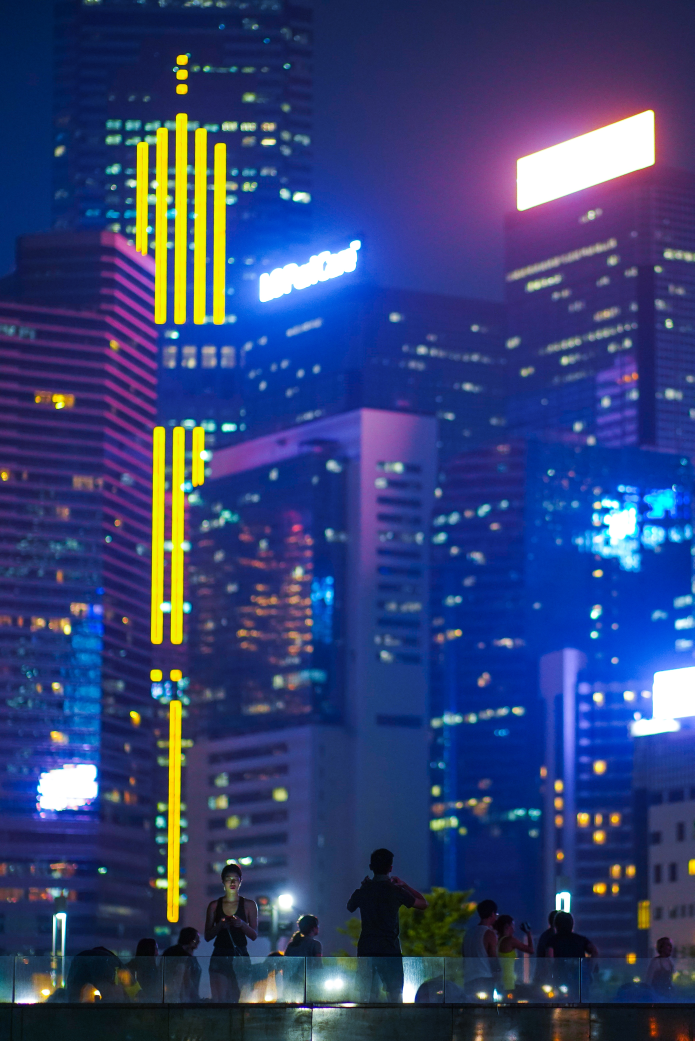
#> input picture NUMPY/assignments/numpy image array assignment/photos/1.jpg, 3471 x 5205 px, found by its file name (shown at 1/5 size)
$ jupyter execute 'Numpy image assignment trial.ipynb'
#> lines starting #> are read from the running program, lines starting #| are printed output that depends on the picture
#  Succesfull codes

[cell 1]
from PIL import Image
import glob

img_path = r'\Users\Elitebook\photos\1.jpg'

im = Image.open(img_path)
#> im is the input picture: PIL image 3471x5205 RGB; mean R, G, B 52.1, 65.7, 116.5
print('{}'.format(im.format))
#| JPEG
print('size: {}'.format(im.size))
#| size: (3471, 5205)
print('image mode : {}'.format(im.mode))
#| image mode : RGB
im.show()

[cell 2]
image_list = []
resized_images = []

for filename in glob.glob(r'\Users\Elitebook\photos\*.jpg'):
    img = Image.open(filename)
    image_list.append(img)

[cell 3]
for image in image_list:
    res = image.resize((900, 900))
    resized_images.append(res)
#> this loop made 3 passes
#> pass 1, `res = image.resize((900, 900))`:
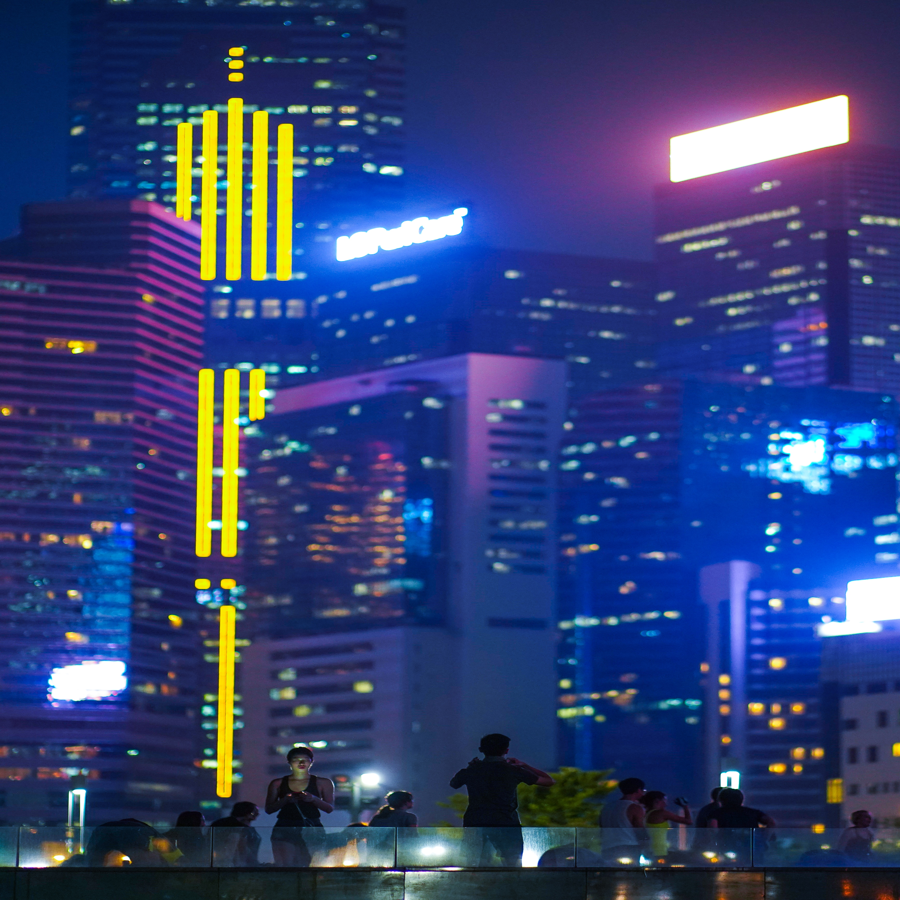
#> res: PIL image 900x900 RGB; mean R, G, B 52.1, 65.7, 116.5
#> pass 2, `res = image.resize((900, 900))`:
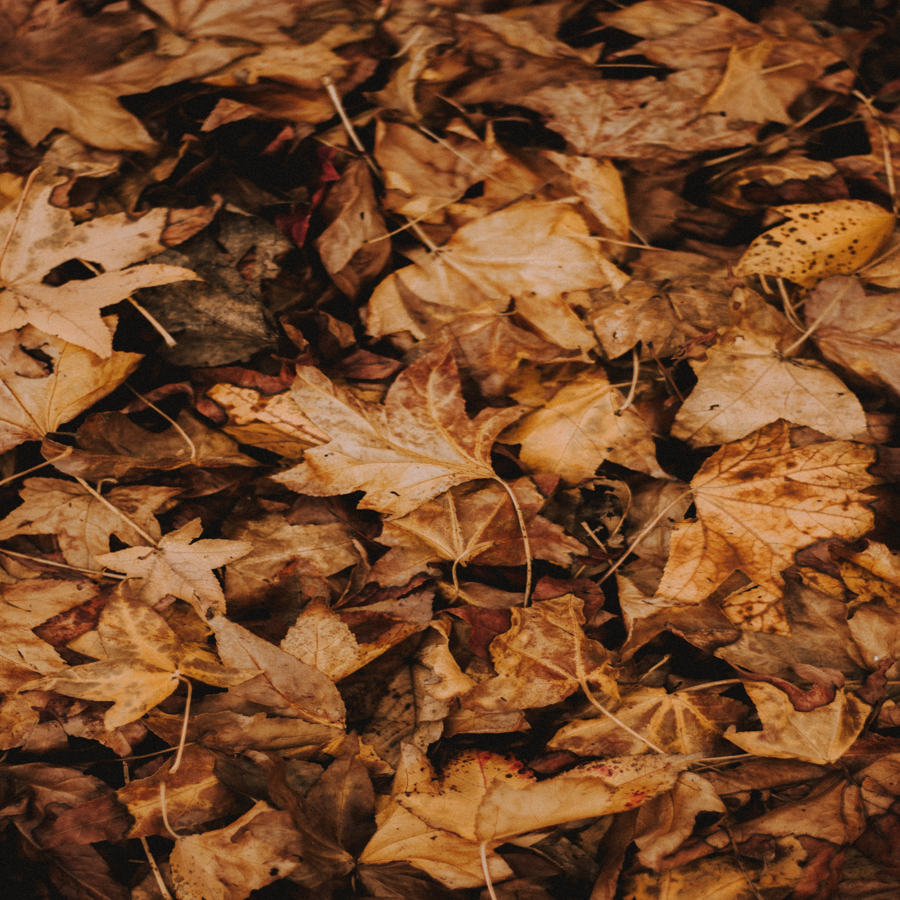
#> res: PIL image 900x900 RGB; mean R, G, B 119.9, 74.3, 41.1
#> pass 3, `res = image.resize((900, 900))`:
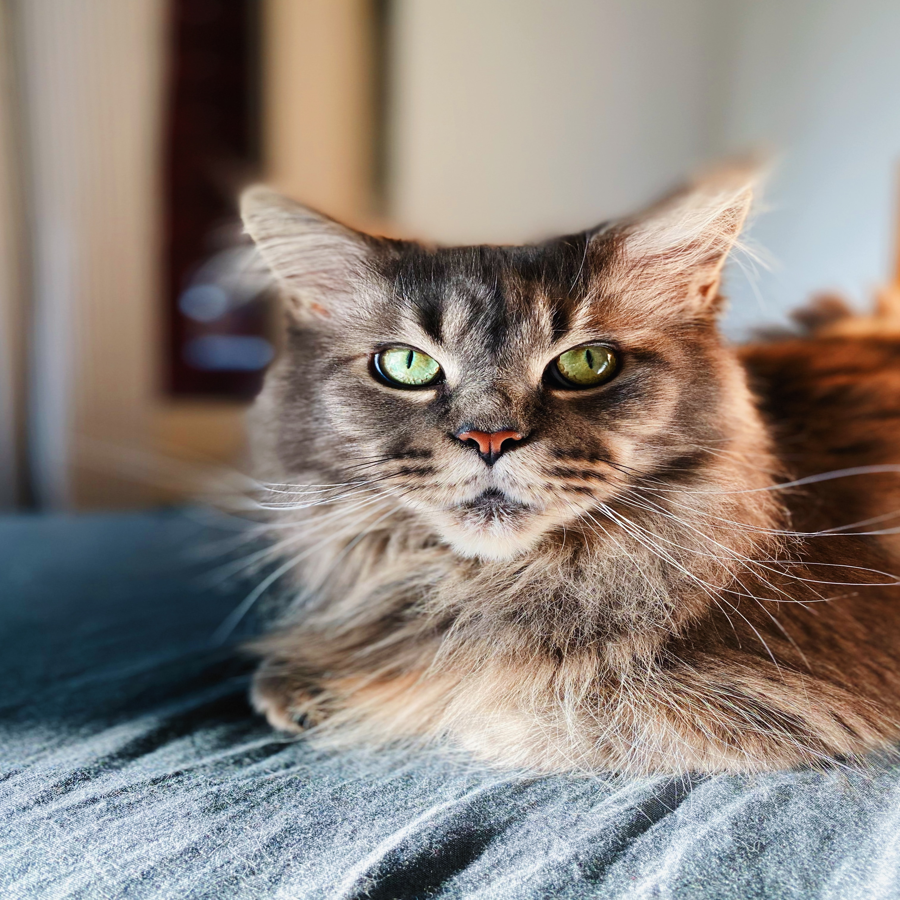
#> res: PIL image 900x900 RGB; mean R, G, B 140, 130.6, 123.8
#> after the loop, resized_images = 3 items

[cell 4]
i = 0
for (i,new ) in enumerate(resized_images):
    new.save('{}{}{}'.format(r'\Users\Elitebook\resized\new', i + 1, '.jpg'))

[cell 5]
from PIL import Image
import glob

img_path = r'\Users\Elitebook\resized\new1.jpg'

im = Image.open(img_path)
#> im: PIL image 900x900 RGB
print('{}'.format(im.format))
#| JPEG
print('size: {}'.format(im.size))
#| size: (900, 900)
print('image mode : {}'.format(im.mode))
#| image mode : RGB
im.show()

# Finalized Code

[cell 6]
from PIL import Image
import glob
import numpy as np
import matplotlib as plt

image_list = []
resized_images = []


# reading images from folder
for filename in glob.glob(r'\Users\Elitebook\photos\*.jpg'):
    img = Image.open(filename)                                           #variable for images
    image_list.append(img)                                               # appending images to a list


# resizing images
for image in image_list:
    res = image.resize((200, 200))
    resized_images.append(res)                                           # appending resized images to another list
#> this loop made 3 passes
#> pass 1, `res = image.resize((200, 200))`:
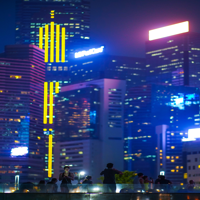
#> res: PIL image 200x200 RGB; mean R, G, B 52.1, 65.7, 116.5
#> pass 2, `res = image.resize((200, 200))`:
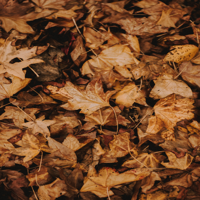
#> res: PIL image 200x200 RGB; mean R, G, B 119.9, 74.3, 41.1
#> pass 3, `res = image.resize((200, 200))`:
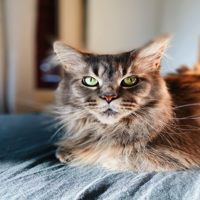
#> res: PIL image 200x200 RGB; mean R, G, B 140, 130.6, 123.8


i = 0
for (i,new ) in enumerate(resized_images):
    print("image number = ", i + 1, new)
    #print(new.show())
    img = np.array(new)
    print(img[0, 0:3])

[cell 7]
from PIL import Image
import glob
import numpy as np

image_list = []
resized_images = []


# reading images from folder
for filename in glob.glob(r'\Users\Elitebook\photos\*.jpg'):
    img = Image.open(filename)                                           #variable for images
    image_list.append(img)                                               # appending images to a list


# resizing images
for image in image_list:
    res = image.resize((200, 200))
    resized_images.append(res)                                           # appending resized images to another list


mainarray = np.zeros([20, 200, 200, 3])                            # making the main array


i = 0
n = 0
for (i,new ) in enumerate(resized_images):
    img = np.array(new)
    mainarray[n] = img[:, :, :3]                                  # inserting image array in main array
    n = n + 1
#> after the loop, n = 3


print(mainarray)
#> (printed output is left out)
